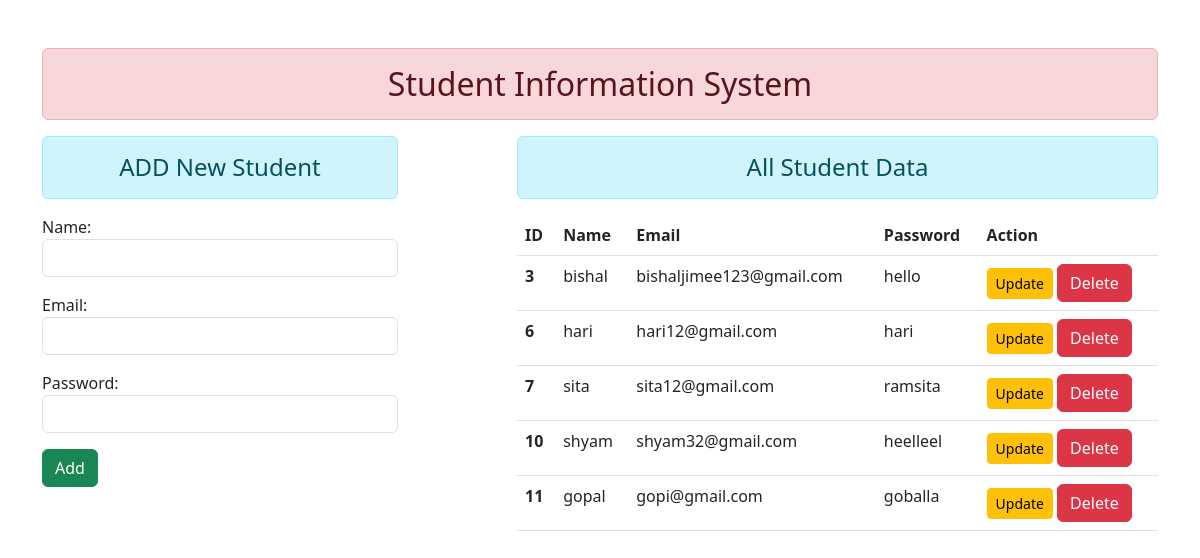
Before: / with the older database file.
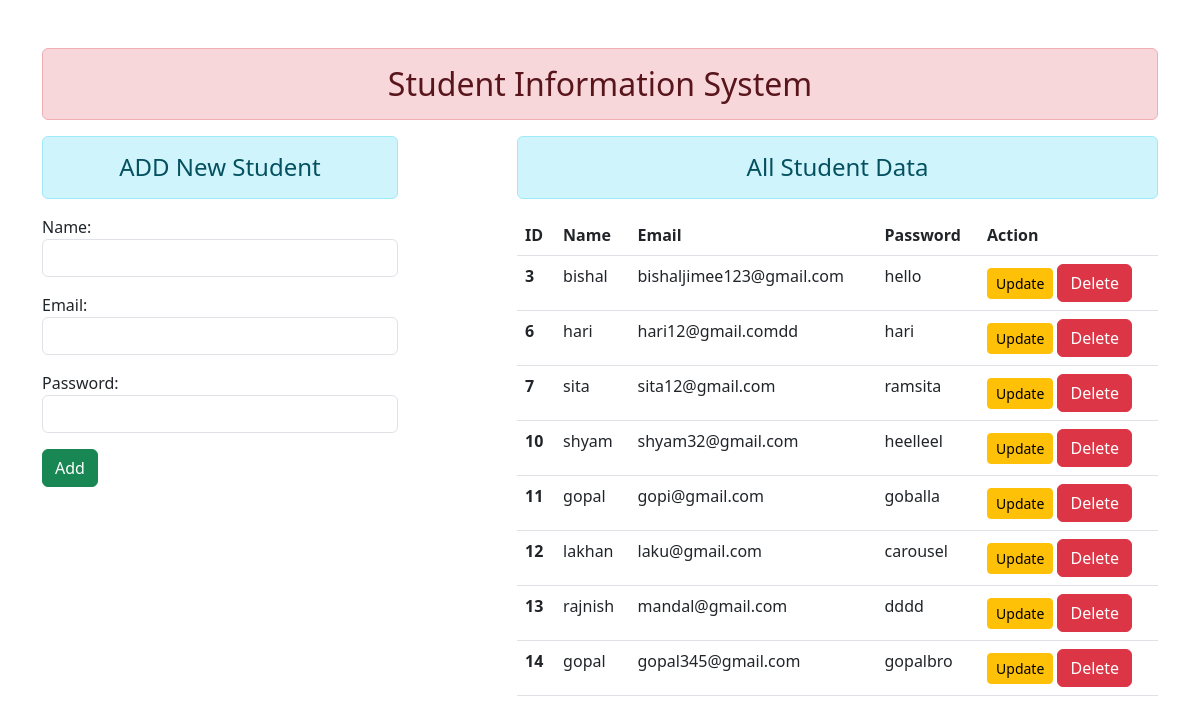
After: the same page with the newer database file.
### enroll/models.py (models this page shows)
class User(models.Model):
    name = models.CharField(max_length=40)
    email = models.EmailField(max_length=40)
    password = models.CharField(max_length=40)

### enroll/views.py (the view)
# urls.py: path('',views.add_show,name="addandshow"),
def add_show(request):
    if request.method == 'POST':
        fm = StudentRegistration(request.POST)
        if fm.is_valid():
            nm = fm.cleaned_data['name']
            em = fm.cleaned_data['email']
            pw = fm.cleaned_data['password']
            reg = User(name=nm,email=em,password=pw)
            reg.save()
            fm = StudentRegistration()
    else:
        fm = StudentRegistration()
    stud = User.objects.all()
    return render(request, 'enroll/addandshow.html',{'form':fm,'stu':stud})

### enroll/forms.py
class StudentRegistration(forms.ModelForm):
    class Meta:
        model = User
        fields = ['name','email', 'password']
        widgets = {
            'name' : forms.TextInput(attrs={'class':'form-control'}),
            'email' : forms.EmailInput(attrs={'class':'form-control'}),
            'password' : forms.PasswordInput(render_value=True,attrs={'class':'form-control'}),
        }

### enroll/templates/enroll/addandshow.html (shortened to what this page needs)
{% extends 'enroll/base.html' %}
{% block content %}
<div class="row">
    <div class="col-sm-4">
        <h4 class="text-center alert alert-info"> ADD New Student</h4>
        <form action="" method="POST">
            {{form.as_p}}
            <input type="submit" class="btn btn-success" value="Add">
        </form>
    </div>
 <div class="col-sm-7 offset-1">
    <h4 class="text-center alert alert-info">All Student Data</h4>
    {% if stu %}
        <table class="table table-hover">
            <thead>
              <tr>
                <th scope="col">ID</th>
                <th scope="col">Name</th>
                <th scope="col">Email</th>
                <th scope="col">Password</th>
                <th scope="col">Action</th>
              </tr>
            </thead>
            <tbody>
            {% for x in stu %}
              <tr>
                <th scope="row">{{x.id}}</th>
                <td>{{x.name}}</td>
                <td>{{x.email}}</td>
                <td>{{x.password}}</td>
                <td>
                    <a href="{% url 'updatedata' x.id %}" class="btn btn-warning btn-sm">Update</a>
                    <form action="{% url 'deletedata' x.id %}" method="POST" class="d-inline">
                        <input type="submit" class="btn btn-danger" value="Delete">
                    </form>
                </td>
              </tr>
            {% endfor %}
            </tbody>
          </table>
    {% else %}
     <h4 class="text-center alert alert-warning">No records found</h4>
 </div>
    {% endif %}
</div>
{% endblock content %}

### enroll/templates/enroll/base.html (shortened to what this page needs)
{% load static %}
<!doctype html>
<html lang="en">
  <head>
    <link rel="stylesheet" href="{% static 'enroll/css/bootstrap.css' %}">
  </head>
  <body>
    <div class="container mt-5">
        <h2 class="text-center alert alert-danger">Student Information System</h2>
        {% block content %} {% endblock content %}
    </div>
  </body>
</html>

Changed rows visible on the page:
changed User "hari": email "hari12@gmail.com" → "hari12@gmail.comdd"
added User: id "12", name "lakhan", email "laku@gmail.com", password "carousel"
added User: id "13", name "rajnish", email "mandal@gmail.com", password "dddd"
added User: id "14", name "gopal", email "gopal345@gmail.com", password "gopalbro"
